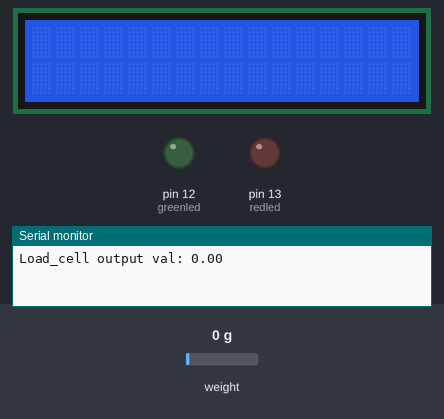
Recording of a sketch running on a simulated Arduino Uno, built with avr-gcc and run on an emulated ATmega328P. Shown: 16×2 character LCD, output pins drawn as LEDs (lit = HIGH), the last lines printed to the serial monitor. Inputs (shaded band) come from the test bench; at power-on: weight on the scale 0 g.

Above: at 3.6 s.
3.7 s: weight on the scale set to 8 g
At 5.1 s:
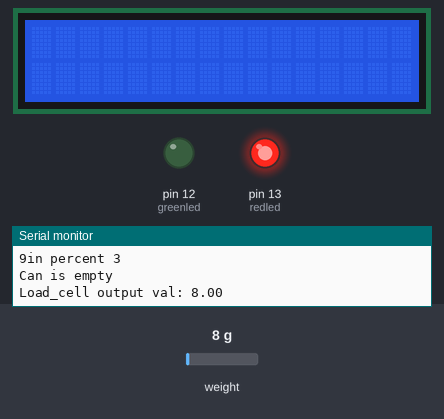
6.2 s: weight on the scale set to 11 g
At 8.2 s:
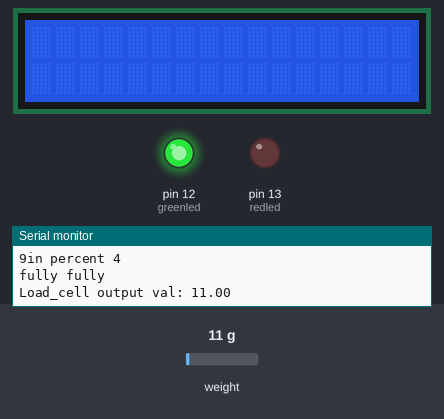
Timing chart, 0 to 9.7 s (numbered marks = the images above; inputs shaded):
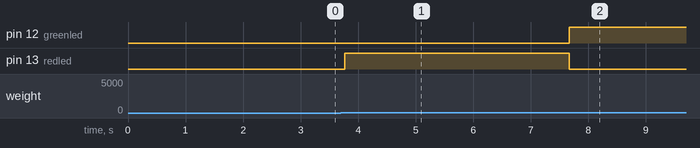

The sketch:

load_cell.ino
```cpp
#include <HX711_ADC.h> // need to install
#include <Wire.h>
#include <LiquidCrystal_I2C.h> // need to install

HX711_ADC LoadCell(2, 0); // parameters: dt pin 6, sck pin 7;
LiquidCrystal_I2C lcd(0x27, 16,2); // 0x27 is the i2c address might different;you can check with Scanner
unsigned long t = 0;
int percent;
float canWeight;
int greenled = 12;
int redled = 13;
void setup()
{

    pinMode(redled , OUTPUT);
  pinMode(greenled , OUTPUT);
  Serial.begin(9600);
  LoadCell.begin(); // start connection to HX711
  LoadCell.start(2000); // load cells gets 2000ms of time to stabilize
  LoadCell.setCalFactor(523.0); // calibration factor for load cell => dependent on your individual setup
  lcd.init();
  lcd.backlight();
}

void loop() {
  /*
  LoadCell.update(); // retrieves data from the load cell
  float i = LoadCell.getData(); // get output value
  Serial.println(i);
  delay(1000);
  lcd.setCursor(0, 0); // set cursor to first row
  lcd.print("Weight[g]:"); // print out to LCD
  lcd.setCursor(0, 1); // set cursor to second row
  lcd.print(i); // print out the retrieved value to the second row

*/
  static boolean newDataReady = 0;
  const int serialPrintInterval = 0; //increase value to slow down serial print activity

  //check for new data/start next conversion:
  if (LoadCell.update()) newDataReady = true;

  // get smoothed value from the dataset:
  if (newDataReady) {
    if (millis() > t + serialPrintInterval) {
      canWeight = LoadCell.getData();
      Serial.print("Load_cell output val: ");
      Serial.println(canWeight);
      delay(800);
      newDataReady = 0;
      t = millis();
      delay(500);
      percent = (canWeight/ 250) * 100;
      Serial.print("9in percent ");
      Serial.println(percent);

    }

  }
  //*/

  if (canWeight < 10){
      Serial.println("Can is empty ");
      digitalWrite(redled, HIGH);
      digitalWrite(greenled , LOW);
    }
    else {
      //Serial.println("Can is full");
      digitalWrite(greenled, HIGH);
      Serial.println("fully fully");
      digitalWrite(redled, LOW);
    }
    }

  
```

Measured:
- the behaviour switches between 9 and 10 g on weight on the scale (found by bisection; images 1 and 2)
- after the input at 6.2 s, pin 12 (greenled): LOW → HIGH after 1.5 s; pin 13 (redled): HIGH → LOW after 1.5 s
